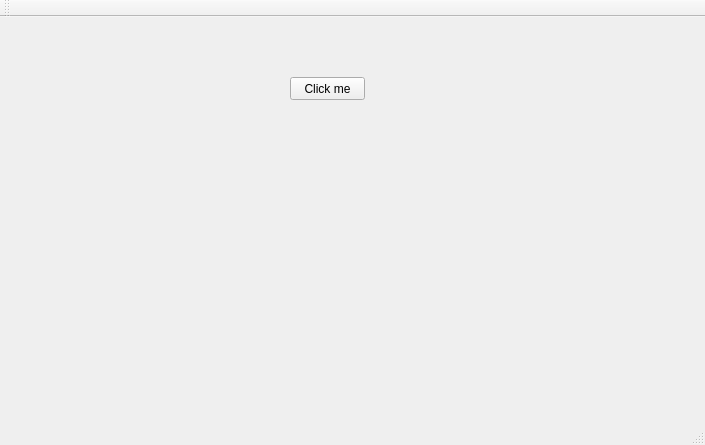
<?xml version="1.0" encoding="UTF-8"?>
<ui version="4.0">
 <class>MainWindow</class>
 <widget class="QMainWindow" name="MainWindow">
  <property name="geometry">
   <rect>
    <x>0</x>
    <y>0</y>
    <width>705</width>
    <height>445</height>
   </rect>
  </property>
  <property name="windowTitle">
   <string>MainWindow</string>
  </property>
  <widget class="QWidget" name="centralWidget">
   <widget class="QPushButton" name="pushButton">
    <property name="geometry">
     <rect>
      <x>290</x>
      <y>60</y>
      <width>75</width>
      <height>23</height>
     </rect>
    </property>
    <property name="text">
     <string>Click me</string>
    </property>
   </widget>
  </widget>
  <widget class="QMenuBar" name="menuBar">
   <property name="geometry">
    <rect>
     <x>0</x>
     <y>0</y>
     <width>705</width>
     <height>23</height>
    </rect>
   </property>
  </widget>
  <widget class="QToolBar" name="mainToolBar">
   <attribute name="toolBarArea">
    <enum>TopToolBarArea</enum>
   </attribute>
   <attribute name="toolBarBreak">
    <bool>false</bool>
   </attribute>
  </widget>
  <widget class="QStatusBar" name="statusBar"/>
 </widget>
 <layoutdefault spacing="6" margin="11"/>
 <resources/>
 <connections/>
</ui>
